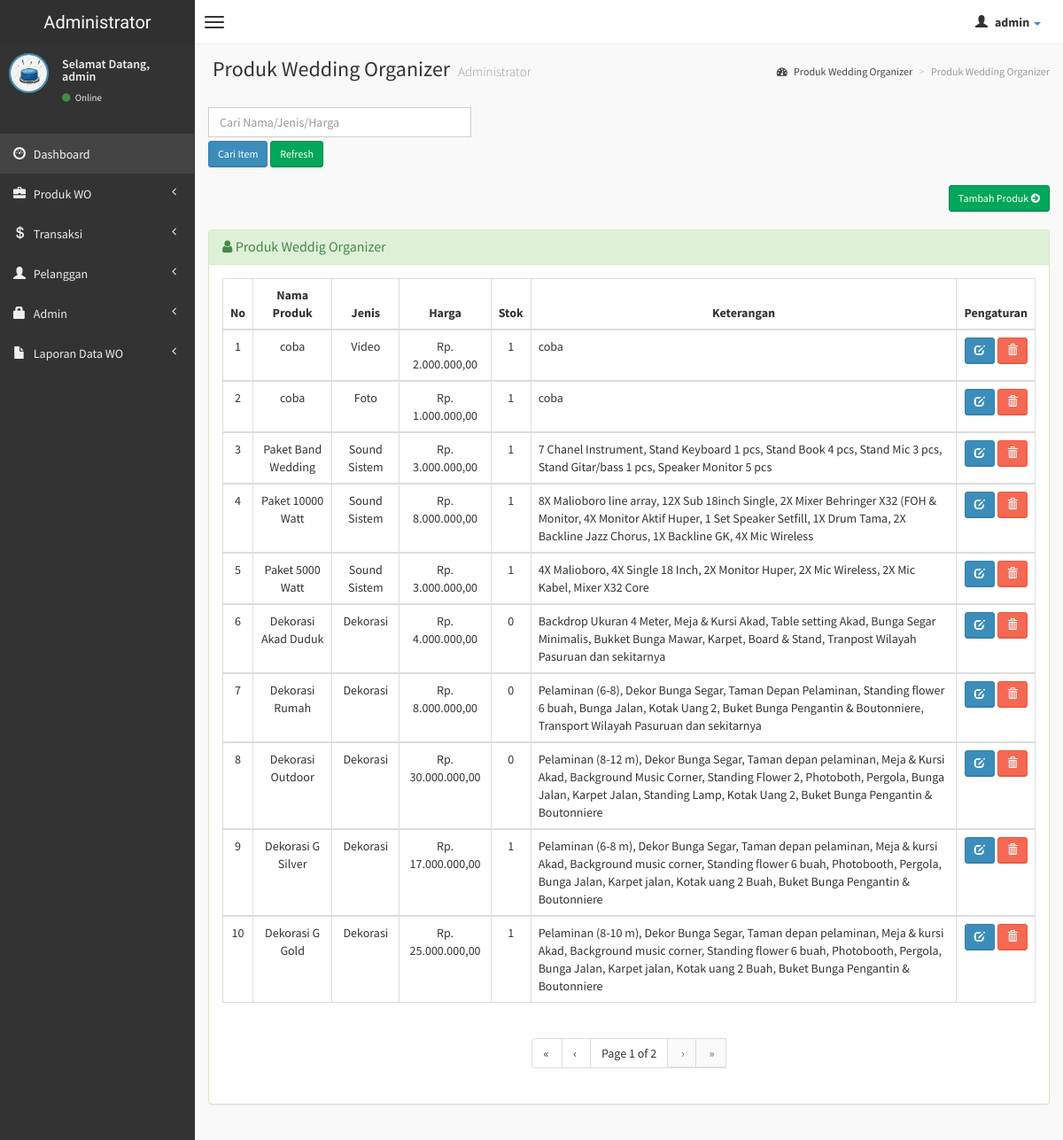
Page /admin/produk.php (signed in) on the committed database.
### tables this page shows
CREATE TABLE `produk` (
  `kode` int(10) NOT NULL,
  `nama` varchar(30) NOT NULL,
  `jenis` varchar(20) NOT NULL,
  `harga` varchar(10) NOT NULL,
  `keterangan` varchar(250) NOT NULL,
  `stok` int(3) NOT NULL,
  `gambar` varchar(40) NOT NULL
);

### admin/produk.php (the view, shortened to what this page needs)
<?php
if (empty($_SESSION['username'])){
	header('location:../index.php');
} else {
?>
<?php
include('pagination1.php');
?>
<!DOCTYPE html>
<html>
    <head>
        <link href="../dist/css/bootstrap.css" rel="stylesheet" type="text/css" />
        <link href="//cdnjs.cloudflare.com/ajax/libs/font-awesome/4.1.0/css/font-awesome.min.css" rel="stylesheet" type="text/css" />
        <link href="//code.ionicframework.com/ionicons/1.5.2/css/ionicons.min.css" rel="stylesheet" type="text/css" />
        <link href="../css/morris/morris.css" rel="stylesheet" type="text/css" />
        <link href="../css/jvectormap/jquery-jvectormap-1.2.2.css" rel="stylesheet" type="text/css" />
        <link href="../css/datepicker/datepicker3.css" rel="stylesheet" type="text/css" />
        <link href="../css/daterangepicker/daterangepicker-bs3.css" rel="stylesheet" type="text/css" />
        <link href="../css/bootstrap-wysihtml5/bootstrap3-wysihtml5.min.css" rel="stylesheet" type="text/css" />
        <link href="../css/AdminLTE.css" rel="stylesheet" type="text/css" />
        <link rel="stylesheet" href="datatables/dataTables.bootstrap.css"/>
    </head>
    <body class="skin-black">
        <header class="header">
            <a href="index.php" class="logo">
                Administrator
            </a>
            <nav class="navbar navbar-static-top" role="navigation">
                <a href="#" class="navbar-btn sidebar-toggle" data-toggle="offcanvas" role="button">
                    <span class="icon-bar"></span>
                    <span class="icon-bar"></span>
                    <span class="icon-bar"></span>
                </a>
                <div class="navbar-right">
                    <ul class="nav navbar-nav">
                        <li class="dropdown user user-menu">
                            <a href="#" class="dropdown-toggle" data-toggle="dropdown">
                                <i class="glyphicon glyphicon-user"></i>
                                <span><?php echo $_SESSION['fullname']; ?> <i class="caret"></i></span>
                            </a>
								<?php } ?>
                        </li>
                    </ul>
                </div>
            </nav>
        </header>
        <div class="wrapper row-offcanvas row-offcanvas-left">
            <aside class="left-side sidebar-offcanvas">
                <section class="sidebar">
                    <div class="user-panel">
                        <div class="pull-left image">
                            <img src="<?php echo $_SESSION['gambar']; ?>" class="img-circle" alt="User Image" style="border: 2px solid #3C8DBC;" />
                        </div>
                        <div class="pull-left info">
                            <p>Selamat Datang,<br /><?php echo $_SESSION['fullname']; ?></p>
                            <a href="#"><i class="fa fa-circle text-success"></i> Online</a>
                        </div>
                    </div>
                    <?php include "menu.php"; ?>
                </section>
            </aside>
            <aside class="right-side">
                <section class="content-header">
                    <h1>
                        Produk Wedding Organizer
                        <small>Administrator</small>
                    </h1>
                    <ol class="breadcrumb">
                        <li><a href="#"><i class="fa fa-dashboard"></i> Produk Wedding Organizer</a></li>
                        <li class="active">Produk Wedding Organizer</li>
                    </ol>
                </section>
                <section class="content">
                    <div class="row">
            <div class="col-lg-4">
            <form action='produk.php' method="POST">
			<input type='text' class="form-control" style="margin-bottom: 4px;" name='keyword' placeholder='Cari Nama/Jenis/Harga' required />
			<input type='submit' value='Cari Item' class="btn btn-sm btn-primary" /> <a href='produk.php' class="btn btn-sm btn-success" >Refresh</i></a>
          	</div>
              </div>
                    <br />
                    <div class="row">
                        <div class="col-lg-12">
					<div class="text-right">
						<a href="input-produk.php" class="btn btn-sm btn-success">Tambah Produk <i class="fa fa-arrow-circle-right"></i></a>
					</div>
					<br />
                    <div class="panel panel-success">
                        <div class="panel-heading">
                        <h3 class="panel-title"><i class="fa fa-user"></i> Produk Weddig Organizer</h3>
                        </div>
                        <div class="panel-body">
					<?php
					if(isset($_REQUEST['keyword']) && $_REQUEST['keyword']<>""){
					$keyword = $_REQUEST['keyword'];
					$reload  = "?pagination=true&keyword=$keyword";
					$sql     =  "SELECT * FROM produk WHERE nama LIKE '%$keyword%' or jenis like '%$keyword%' or harga like '%$keyword%' ";
					$result  = mysqli_query($koneksi, $sql);
					}else{
					$reload = "?pagination=true";
					$sql =  "SELECT * FROM produk order by kode DESC";
					$result = mysqli_query($koneksi, $sql);
					}
					$rpp = 10;
					$page = isset($_GET['page'])?(int)$_GET['page'] : 1;
					$tcount = mysqli_num_rows($result);
					$tpages = ($tcount) ? ceil($tcount/$rpp) : 1;
					$count = 0;
					$i = ($page-1)*$rpp;
					$no_urut = ($page-1)*$rpp;
					?>
                  <table id="example" class="table table-hover table-bordered">
                  <thead>
                      <tr>
                        <th><center>No </center></th>
                        <th><center>Nama Produk </i></center></th>
                        <th><center>Jenis </center></th>
                        <th><center>Harga </center></th>
						<th><center>Stok </center></th>
                        <th><center>Keterangan </center></th>
                        <th><center>Pengaturan</center></th>
                      </tr>
                  </thead>
                     <?php
                     while(($count<$rpp) && ($i<$tcount)) {
                     mysqli_data_seek($result,$i);
                     $data = mysqli_fetch_array($result);
                     ?>
                    <tbody>
                    <tr>
                    <td><center><?php echo ++$no_urut; ?></center></td>
                    <td><center><?php echo $data['nama'];?></center></td>
                    <td><center><?php echo $data['jenis'];?></center></td>
                    <td><center>Rp. <?php echo number_format($data['harga'],2,",",".");?></center></td>
					<td><center><?php echo $data['stok']; ?></center></td>
                    <td><?php echo $data['keterangan']; ?></td>
                    <td><center><div id="thanks"><a class="btn btn-sm btn-primary" data-placement="bottom" data-toggle="tooltip" title="Edit Produk" href="edit-produk.php?hal=edit&kode=<?php echo $data['kode'];?>"><span class="glyphicon glyphicon-edit"></span></a>
                    <a onclick="return confirm ('Yakin hapus <?php echo $data['nama'];?>.?');" class="btn btn-sm btn-danger tooltips" data-placement="bottom" data-toggle="tooltip" title="Hapus Produk" href="produk.php?hal=hapus&kd=<?php echo $data['kode'];?>"><span class="glyphicon glyphicon-trash"></a></center></td></tr></div>
					<?php
						$i++;
                        $count++;
                        }
                    ?>
                   </tbody>
				   <div class="text-center"><?php echo paginate_one($reload, $page, $tpages); ?></div>
    </body>
</html>

### admin/menu.php (shortened to what this page needs)
              <br />
              <ul class="sidebar-menu">
                  <li class="active">
                      <a href="index.php">
                          <i class="glyphicon glyphicon-dashboard"></i> <span>Dashboard</span>
                      </a>
                  </li>
                  <li class="treeview">
                      <a href="#">
                          <i class="glyphicon glyphicon-briefcase"></i>
                          <span>Produk WO</span>
                          <i class="fa fa-angle-left pull-right"></i>
                      </a>
                  </li>
                  <li class="treeview">
                      <a href="#">
                          <i class="glyphicon glyphicon-usd"></i> <span>Transaksi</span>
                          <i class="fa fa-angle-left pull-right"></i>
                      </a>
                  </li>
<li class="treeview">
                      <a href="#">
                          <i class="glyphicon glyphicon-user"></i> <span>Pelanggan</span>
                          <i class="fa fa-angle-left pull-right"></i>
                      </a>
                  </li>
                  <li class="treeview">
                      <a href="#">
                          <i class="glyphicon glyphicon-lock"></i> <span>Admin</span>
                          <i class="fa fa-angle-left pull-right"></i>
                      </a>
                  </li>
                  <li class="treeview">
                      <a href="#">
                          <i class="glyphicon glyphicon-file"></i> <span>Laporan Data WO</span>
                          <i class="fa fa-angle-left pull-right"></i>
                      </a>
                  </li>
                  </ul>

### admin/pagination1.php
<?php
function paginate_one($reload, $page, $tpages) {
	$firstlabel = "&laquo;&nbsp;";
	$prevlabel  = "&lsaquo;&nbsp;";
	$nextlabel  = "&nbsp;&rsaquo;";
	$lastlabel  = "&nbsp;&raquo;";
	$out = "<ul class=\"pagination\">";
	if($page>1) {
		$out.= "<li><a href=\"" . $reload . "\">" . $firstlabel . "</a></li>";
	}
	else {
		$out.= "<li><span>" . $firstlabel . "</span></li>";
	}
	if($page==1) {
		$out.= "<li><span>" . $prevlabel . "</span></li>";
	}
	elseif($page==2) {
		$out.= "<li><a href=\"" . $reload . "\">" . $prevlabel . "</a></li>";
	}
	else {
		$out.= "<li><a href=\"" . $reload . "&amp;page=" . ($page-1) . "\">" . $prevlabel . "</a></li>";
	}
	$out.= "<li><span class=\"current\">Page " . $page . " of " . $tpages ."</span></li>";
	if($page<$tpages) {
		$out.= "<li><a href=\"" . $reload . "&amp;page=" .($page+1) . "\">" . $nextlabel . "</a></li>";
	}
	else {
		$out.= "<li><span>" . $nextlabel . "</span></li>";
	}
	if($page<$tpages) {
		$out.= "<li><a href=\"" . $reload . "&amp;page=" . $tpages . "\">" . $lastlabel . "</a></li>";
	}
	else {
		$out.= "<li><span>" . $lastlabel . "</span></li>";
	}
	$out.= "</ul>";
	return $out;
}
?>

### rows in the picture
produk: nama "coba", jenis "Video", harga "2.000.000,00", stok "1", keterangan "coba"
produk: nama "coba", jenis "Foto", harga "1.000.000,00", stok "1", keterangan "coba"
produk: nama "Paket Band Wedding", jenis "Sound Sistem", harga "3.000.000,00", stok "1", keterangan "7 Chanel Instrument, Stand Keyboard 1 pcs, Stand Book 4 pcs, Stand Mic 3 pcs, Stand Gitar/bass 1 pcs, Speaker Monitor 5 pcs"
produk: nama "Paket 10000 Watt", jenis "Sound Sistem", harga "8.000.000,00", stok "1", keterangan "8X Malioboro line array, 12X Sub 18inch Single, 2X Mixer Behringer X32 (FOH & Monitor, 4X Monitor Aktif Huper, 1 Set Speaker Setfill, 1X Drum Tama, 2X Backline Jazz Chorus, 1X Backline GK, 4X Mic Wireless"
produk: nama "Paket 5000 Watt", jenis "Sound Sistem", harga "3.000.000,00", stok "1", keterangan "4X Malioboro, 4X Single 18 Inch, 2X Monitor Huper, 2X Mic Wireless, 2X Mic Kabel, Mixer X32 Core"
produk: nama "Dekorasi Akad Duduk", jenis "Dekorasi", harga "4.000.000,00", stok "0", keterangan "Backdrop Ukuran 4 Meter, Meja & Kursi Akad, Table setting Akad, Bunga Segar Minimalis, Bukket Bunga Mawar, Karpet, Board & Stand, Tranpost Wilayah Pasuruan dan sekitarnya"
produk: nama "Dekorasi Rumah", jenis "Dekorasi", harga "8.000.000,00", stok "0", keterangan "Pelaminan (6-8), Dekor Bunga Segar, Taman Depan Pelaminan, Standing flower 6 buah, Bunga Jalan, Kotak Uang 2, Buket Bunga Pengantin & Boutonniere, Transport Wilayah Pasuruan dan sekitarnya"
produk: nama "Dekorasi Outdoor", jenis "Dekorasi", harga "30.000.000,00", stok "0", keterangan "Pelaminan (8-12 m), Dekor Bunga Segar, Taman depan pelaminan, Meja & Kursi Akad, Background Music Corner, Standing Flower 2, Photoboth, Pergola, Bunga Jalan, Karpet Jalan, Standing Lamp, Kotak Uang 2, Buket Bunga Pengantin & Boutonniere"
produk: nama "Dekorasi G Silver", jenis "Dekorasi", harga "17.000.000,00", stok "1", keterangan "Pelaminan (6-8 m), Dekor Bunga Segar, Taman depan pelaminan, Meja & kursi Akad, Background music corner, Standing flower 6 buah, Photobooth, Pergola, Bunga Jalan, Karpet jalan, Kotak uang 2 Buah, Buket Bunga Pengantin & Boutonniere"
produk: nama "Dekorasi G Gold", jenis "Dekorasi", harga "25.000.000,00", stok "1", keterangan "Pelaminan (8-10 m), Dekor Bunga Segar, Taman depan pelaminan, Meja & kursi Akad, Background music corner, Standing flower 6 buah, Photobooth, Pergola, Bunga Jalan, Karpet jalan, Kotak uang 2 Buah, Buket Bunga Pengantin & Boutonniere"

### other values in the picture
$_SESSION['fullname'] "admin"
$firstlabel "«"
$prevlabel "‹"
$page "1"
$tpages "2"
$nextlabel "›"
$lastlabel "»"
